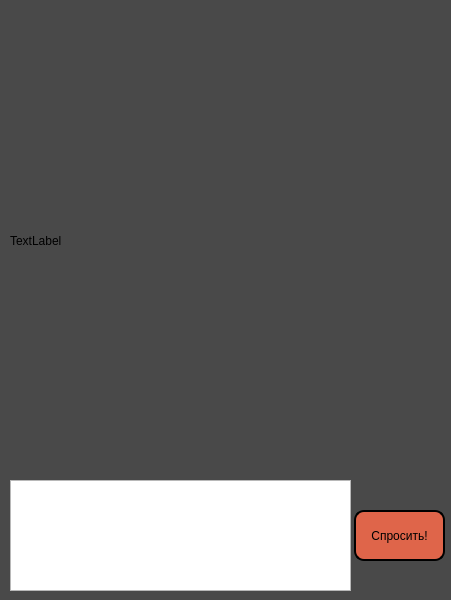
<?xml version="1.0" encoding="UTF-8"?>
<ui version="4.0">
 <class>MainWindow</class>
 <widget class="QMainWindow" name="MainWindow">
  <property name="geometry">
   <rect>
    <x>0</x>
    <y>0</y>
    <width>451</width>
    <height>600</height>
   </rect>
  </property>
  <property name="windowTitle">
   <string>MainWindow</string>
  </property>
  <property name="styleSheet">
   <string notr="true">QMainWindow {
	color: white;
	background-color: #494949;
}

QLable {
	border: 2px solid black ;
	border-radius: 15px;
}

QLineEdit{
	border: 2px solid black ;
	border-radius: 10px;
}

QPushButton {
	background-color: #DF654A;
	border: 2px solid black ;
	border-radius: 10px;
}

QPushButton: hover {
	background-color: #E27861;
	border: 2px solid black ;
	border-radius: 10px;
}</string>
  </property>
  <widget class="QWidget" name="centralwidget">
   <widget class="QTextEdit" name="te_userEnter">
    <property name="geometry">
     <rect>
      <x>10</x>
      <y>480</y>
      <width>341</width>
      <height>111</height>
     </rect>
    </property>
   </widget>
   <widget class="QLabel" name="le_gptAnswer">
    <property name="geometry">
     <rect>
      <x>10</x>
      <y>10</y>
      <width>431</width>
      <height>461</height>
     </rect>
    </property>
    <property name="text">
     <string>TextLabel</string>
    </property>
   </widget>
   <widget class="QPushButton" name="pushButton">
    <property name="geometry">
     <rect>
      <x>354</x>
      <y>510</y>
      <width>91</width>
      <height>51</height>
     </rect>
    </property>
    <property name="text">
     <string>Спросить!</string>
    </property>
   </widget>
  </widget>
 </widget>
 <resources/>
 <connections/>
</ui>
